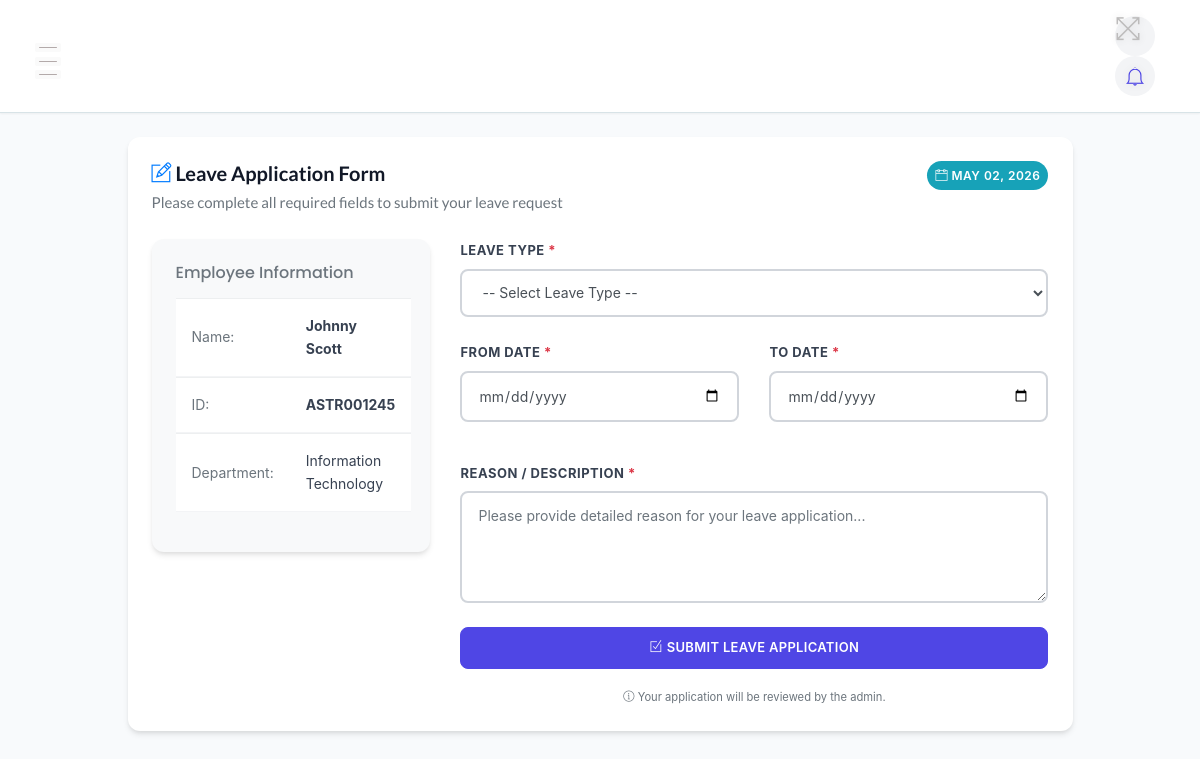
Screenshot of /employees/leave.php (signed in) with the database file from the repository.
### tables this page shows
CREATE TABLE `tblemployees` (
  `id` int(11) NOT NULL AUTO_INCREMENT,
  `EmpId` varchar(100) NOT NULL,
  `FirstName` varchar(150) NOT NULL,
  `LastName` varchar(150) NOT NULL,
  `EmailId` varchar(200) NOT NULL,
  `Password` varchar(255) NOT NULL,
  `Gender` varchar(100) NOT NULL,
  `Dob` varchar(100) NOT NULL,
  `Department` varchar(255) NOT NULL,
  `Address` varchar(255) NOT NULL,
  `City` varchar(200) NOT NULL,
  `Country` varchar(150) NOT NULL,
  `Phonenumber` char(11) NOT NULL,
  `Status` int(1) NOT NULL DEFAULT 1,
  `RegDate` timestamp NOT NULL DEFAULT CURRENT_TIMESTAMP,
  `JobTitle` varchar(100) DEFAULT NULL,
  `JobPosition` varchar(150) DEFAULT NULL,
  PRIMARY KEY (`id`),
  UNIQUE KEY `EmpId` (`EmpId`)
);

### employees/leave.php (the view, shortened to what this page needs)
<?php
include('../includes/dbconn.php');
$empid = $_SESSION['eid'];
$empSql = "SELECT FirstName, LastName, EmpId, Department FROM tblemployees WHERE id=?";
$empQ = $dbh->prepare($empSql);
$empQ->execute([$empid]);
$employee = $empQ->fetch(PDO::FETCH_OBJ);
?>
<?php $page='leave'; include('../includes/employee-header.php'); ?>
<div class="main-content-inner">
    <div class="row">
        <div class="col-lg-10 col-md-12 mx-auto mt-4">
            <div class="card">
                <div class="card-body">
                    <div class="row mb-4">
                        <div class="col-md-8">
                            <h4 class="header-title mb-1">
                                <i class="ti-pencil-alt text-primary"></i> Leave Application Form
                            </h4>
                            <p class="text-muted">Please complete all required fields to submit your leave request</p>
                        </div>
                        <div class="col-md-4 text-right">
                            <span class="badge badge-info p-2">
                                <i class="ti-calendar"></i> <?php echo date('F d, Y'); ?>
                            </span>
                        </div>
                    </div>
                    <div class="row">
                        <div class="col-md-4">
                            <div class="card bg-light">
                                <div class="card-body">
                                    <h6 class="text-muted mb-3">Employee Information</h6>
                                    <table class="table table-sm table-borderless">
                                        <tr><td class="text-muted">Name:</td><td><strong><?php echo htmlentities($employee->FirstName . ' ' . $employee->LastName); ?></strong></td></tr>
                                        <tr><td class="text-muted">ID:</td><td><strong><?php echo htmlentities($employee->EmpId); ?></strong></td></tr>
                                        <tr><td class="text-muted">Department:</td><td><?php echo !empty($employee->Department) ? htmlentities($employee->Department) : 'N/A'; ?></td></tr>
                                    </table>
                                </div>
                            </div>
                        </div>
                        <div class="col-md-8">
                            <form method="POST" id="leaveForm">
                                <div class="form-group mb-4">
                                    <label class="font-weight-bold">Leave Type <span class="text-danger">*</span></label>
                                    <select class="form-control form-control-lg" name="leavetype" required>
                                        <option value="">-- Select Leave Type --</option>
                                    </select>
                                </div>
                                <div class="row mb-4">
                                    <div class="col-md-6">
                                        <div class="form-group">
                                            <label class="font-weight-bold">From Date <span class="text-danger">*</span></label>
                                            <input class="form-control form-control-lg" name="fromdate" type="date" required>
                                        </div>
                                    </div>
                                    <div class="col-md-6">
                                        <div class="form-group">
                                            <label class="font-weight-bold">To Date <span class="text-danger">*</span></label>
                                            <input class="form-control form-control-lg" name="todate" type="date" required>
                                        </div>
                                    </div>
                                </div>
                                <div class="form-group mb-4">
                                    <label class="font-weight-bold">Reason / Description <span class="text-danger">*</span></label>
                                    <textarea class="form-control" name="description" rows="4" placeholder="Please provide detailed reason for your leave application..." required></textarea>
                                </div>
                                <div class="form-group">
                                    <button class="btn btn-primary btn-lg btn-block" name="apply" type="submit">
                                        <i class="ti-check-box"></i> SUBMIT LEAVE APPLICATION
                                    </button>
                                </div>
                                <div class="text-center mt-3">
                                    <small class="text-muted">
                                        <i class="ti-info-alt"></i> Your application will be reviewed by the admin.
                                    </small>
                                </div>
                            </form>
                        </div>
                    </div>
                </div>
            </div>
        </div>
    </div>
</div>
<?php include '../includes/employee-footer.php'; ?>

### rows the page displays
tblemployees: FirstName+LastName "Johnny Scott", EmpId "ASTR001245", Department "Information Technology"
